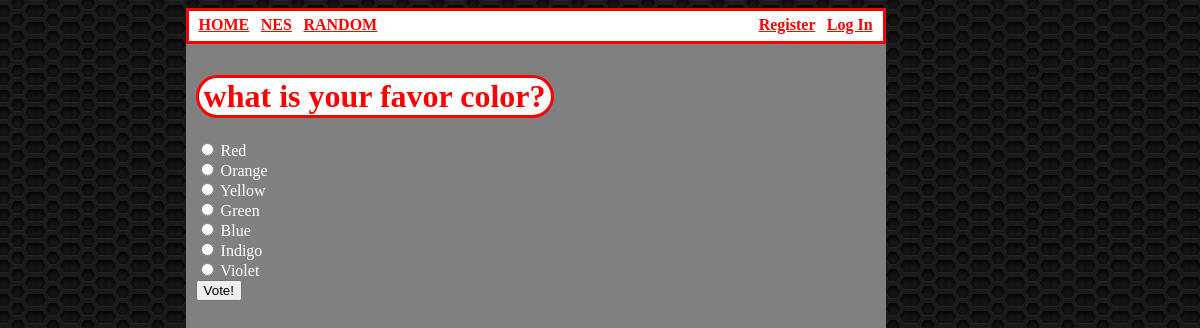
The app's page /polls/2/ with its own data.
### polls/models.py (models this page shows, shortened)
class Poll(models.Model):
    question = models.CharField(max_length=200)
    pub_date = models.DateTimeField('date published')
    def was_published_recently(self):
        now = timezone.now()
        return now - datetime.timedelta(days=1) <= self.pub_date <= now
    was_published_recently.admin_order_field = 'pub_date'
    was_published_recently.boolean = True
    was_published_recently.short_description = 'Publishd recently?'

class Choice(models.Model):
    poll = models.ForeignKey(Poll)
    choice_text = models.CharField(max_length=200)
    votes = models.IntegerField(default=0)

### polls/views.py (the view)
# urls.py: url(r'^(?P<pk>\d+)/$', views.DetailView.as_view(), name='detail'),
class DetailView(generic.DetailView):
    model = Poll
    template_name = 'polls/details.html'

### polls/templates/polls/details.html (shortened to what this page needs)
{% extends "mysite/base.html" %}
{% block content %}
<h1>{{ poll.question }}</h1>
<form action="{% url 'polls:vote' poll.id %}" method="post">
{% for choice in poll.choice_set.all %}
    <input type="radio" name="choice" id="choice{{ forloop.counter }}" value="{{ choice.id}}" />
    <label for="choice{{ forloop.counter }}" >{{ choice.choice_text }} </label><br />
{% endfor %}
<input type="submit" value="Vote!" />
</form>
{% endblock %}

### static/mysite/styles.css (style rules this page uses)
body { background: url("images/background.png"); color: white; height: 100%; }
h1 { color: red; background: white; border: red solid; padding-left: 5px; padding-right: 5px; display: inline-block; border-radius: 50px; }

### records on screen
Poll: question "what is your favor color?"
Choice: choice_text "Red"
Choice: choice_text "Orange"
Choice: choice_text "Yellow"
Choice: choice_text "Green"
Choice: choice_text "Blue"
Choice: choice_text "Indigo"
Choice: choice_text "Violet"
